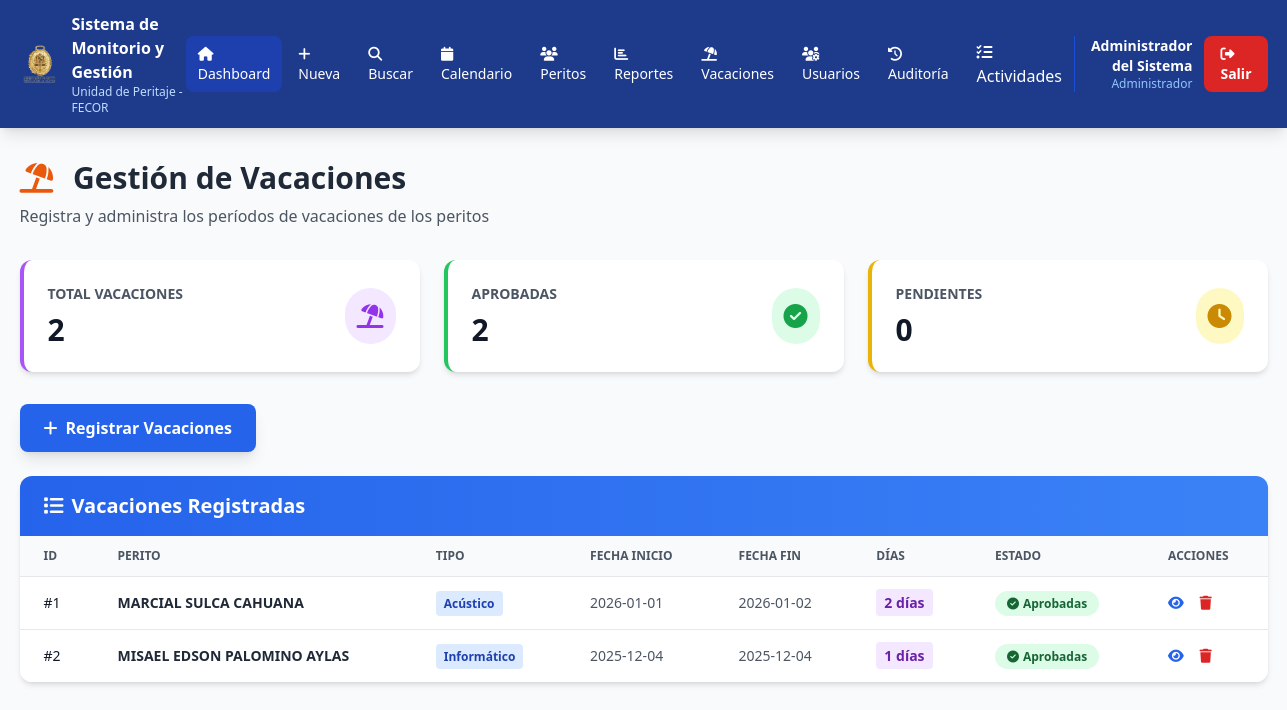
Page /vacaciones (signed in) on the earlier database version.
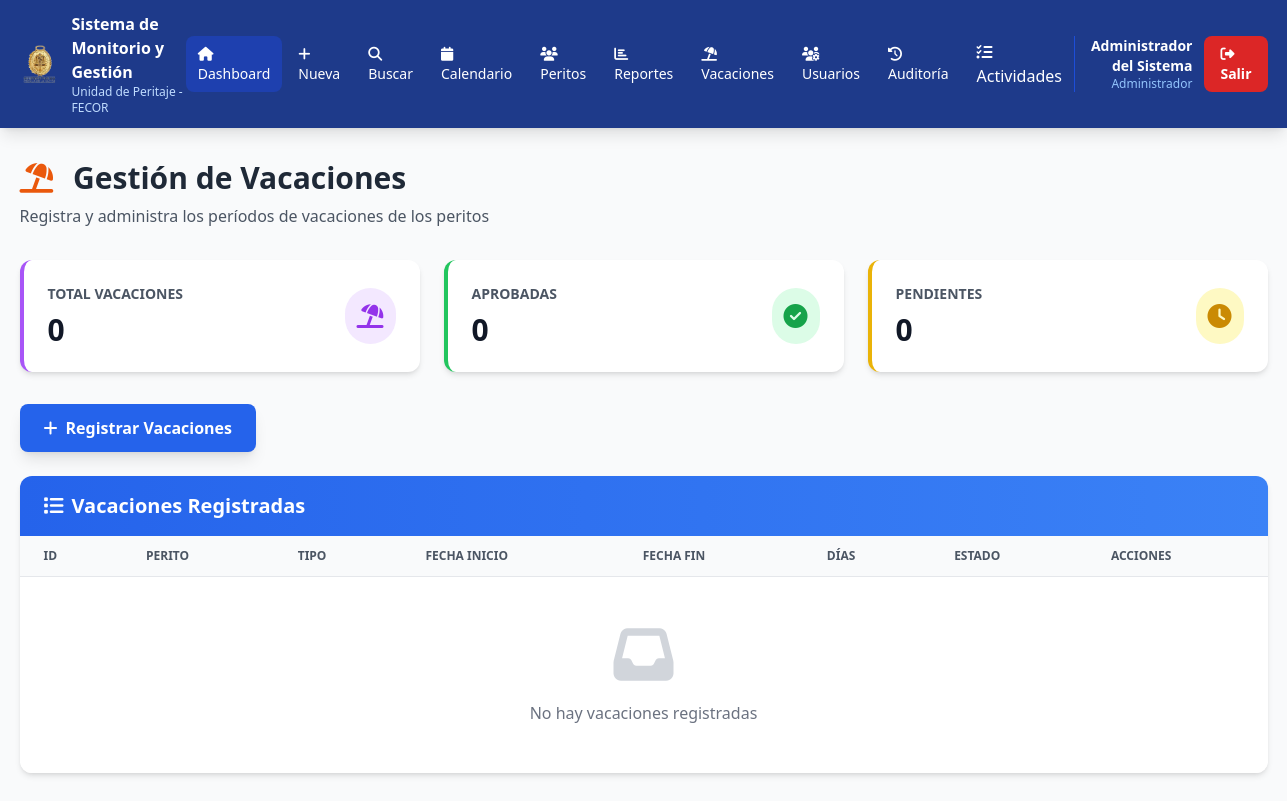
Same page on the later database version.
### tables this page shows
CREATE TABLE vacaciones (
            id INTEGER PRIMARY KEY AUTOINCREMENT,
            perito_id INTEGER NOT NULL,
            tipo_perito TEXT,
            fecha_inicio TEXT NOT NULL,
            fecha_fin TEXT NOT NULL,
            dias_totales INTEGER,
            tipo_vacaciones TEXT DEFAULT 'Programadas',
            estado TEXT DEFAULT 'Aprobadas',
            observaciones TEXT,
            archivos_adjuntos TEXT,
            fecha_registro TIMESTAMP DEFAULT CURRENT_TIMESTAMP,
            FOREIGN KEY (perito_id) REFERENCES peritos(id)
        );

CREATE TABLE peritos (
            id INTEGER PRIMARY KEY AUTOINCREMENT,
            nombre_completo TEXT NOT NULL,
            tipo TEXT NOT NULL,
            estado TEXT DEFAULT 'Activo',
            fecha_creacion TIMESTAMP DEFAULT CURRENT_TIMESTAMP
        );

### app.py (the view)
@app.route('/vacaciones')
@login_required  # ← AGREGAR
def vacaciones():
    conn = sqlite3.connect('database.db')
    conn.row_factory = sqlite3.Row
    cursor = conn.cursor()
    cursor.execute('''
        SELECT v.*, p.nombre_completo
        FROM vacaciones v
        LEFT JOIN peritos p ON v.perito_id = p.id
        ORDER BY v.fecha_inicio DESC
    ''')
    vacaciones_list = []
    for row in cursor.fetchall():
        vacaciones_list.append({
            'id': row['id'],
            'perito_id': row['perito_id'],
            'perito_nombre': row['nombre_completo'],
            'tipo_perito': row['tipo_perito'],
            'fecha_inicio': row['fecha_inicio'],
            'fecha_fin': row['fecha_fin'],
            'dias_totales': row['dias_totales'],
            'tipo_vacaciones': row['tipo_vacaciones'],
            'estado': row['estado'],
            'observaciones': row['observaciones'],
            'fecha_registro': row['fecha_registro']
        })
    cursor.execute('SELECT COUNT(*) FROM vacaciones')
    total_vacaciones = cursor.fetchone()[0]
    cursor.execute('SELECT COUNT(*) FROM vacaciones WHERE estado = "Aprobadas"')
    aprobadas = cursor.fetchone()[0]
    cursor.execute('SELECT COUNT(*) FROM vacaciones WHERE estado = "Pendientes"')
    pendientes = cursor.fetchone()[0]
    conn.close()
    return render_template('admin/vacaciones.html',
                         vacaciones=vacaciones_list,
                         total=total_vacaciones,
                         aprobadas=aprobadas,
                         pendientes=pendientes)

### app.py (called while the page is built)
def login_required(f):
    @wraps(f)
    def decorated_function(*args, **kwargs):
        if 'usuario_id' not in session:
            return redirect(url_for('login'))
        return f(*args, **kwargs)
    return decorated_function

### templates/admin/vacaciones.html (shortened to what this page needs)
<!DOCTYPE html>
<html lang="es">
<head>
    <script src="https://cdn.tailwindcss.com"></script>
    <link rel="stylesheet" href="https://cdnjs.cloudflare.com/ajax/libs/font-awesome/6.4.0/css/all.min.css">
</head>
<body class="bg-gray-50">
    <nav class="bg-blue-900 text-white shadow-lg">
        <div class="container mx-auto px-4">
            <div class="flex justify-between items-center py-3">
                <div class="flex items-center space-x-3">
                    <img src="{{ url_for('static', filename='imagenes/logompo.png') }}" alt="Logo" class="w-10 h-10 object-contain">
                    <div class="hidden md:block">
                        <h1 class="text-lx font-bold">Sistema de Monitorio y Gestión</h1>
                        <p class="text-xs text-blue-200">Unidad de Peritaje - FECOR</p>
                    </div>
                </div>
                <div class="flex items-center space-x-1">
                    <a href="/" class="px-3 py-2 bg-blue-800 rounded-lg hover:bg-blue-700 transition text-sm">
                        <i class="fas fa-home mr-1"></i>Dashboard
                    </a>
                    {% if session.rol == 'admin' %}
                    <a href="/nuevo" class="px-3 py-2 rounded-lg hover:bg-blue-800 transition text-sm">
                        <i class="fas fa-plus mr-1"></i>Nueva
                    </a>
                    {% endif %}
                    <a href="/buscar" class="px-3 py-2 rounded-lg hover:bg-blue-800 transition text-sm">
                        <i class="fas fa-search mr-1"></i>Buscar
                    </a>
                    <a href="/calendario" class="px-3 py-2 rounded-lg hover:bg-blue-800 transition text-sm">
                        <i class="fas fa-calendar mr-1"></i>Calendario
                    </a>
                    {% if session.rol == 'admin' %}
                    <a href="/peritos" class="px-3 py-2 rounded-lg hover:bg-blue-800 transition text-sm">
                        <i class="fas fa-users mr-1"></i>Peritos
                    </a>
                    <a href="/reportes" class="px-3 py-2 rounded-lg hover:bg-blue-800 transition text-sm">
                        <i class="fas fa-chart-bar mr-1"></i>Reportes
                    </a>
                    <a href="/vacaciones" class="px-3 py-2 rounded-lg hover:bg-blue-800 transition text-sm">
                        <i class="fas fa-umbrella-beach mr-1"></i>Vacaciones
                    </a>
                    <a href="/usuarios" class="px-3 py-2 rounded-lg hover:bg-blue-800 transition text-sm">
                        <i class="fas fa-users-cog mr-1"></i>Usuarios
                    </a>
                    <a href="/auditoria" class="px-3 py-2 rounded-lg hover:bg-blue-800 transition text-sm">
                        <i class="fas fa-history mr-1"></i>Auditoría
                    </a>
                    {% endif %}
                    {% if session.rol == 'admin' or session.rol == 'invitado' %}
                    <a href="/actividades-admin" class="px-3 py-2 rounded-lg hover:bg-blue-800">
                        <i class="fas fa-tasks mr-1"></i>Actividades
                    </a>
                    {% endif %}
                </div>
                <div class="flex items-center space-x-3 border-l border-blue-700 pl-4">
                    <div class="text-right hidden md:block">
                        <p class="text-sm font-semibold">{{ session.nombre_completo or session.usuario }}</p>
                        {% if tipo_perito %}
                        <p class="text-xs text-blue-300">Perito {{ tipo_perito }}</p>
                        {% elif session.rol == 'admin' %}
                        <p class="text-xs text-blue-300">Administrador</p>
                        {% endif %}
                    </div>
                    <a href="/logout" class="px-4 py-2 bg-red-600 rounded-lg hover:bg-red-700 transition text-sm font-semibold">
                        <i class="fas fa-sign-out-alt mr-1"></i>Salir
                    </a>
                </div>
            </div>
        </div>
    </nav>
    <div class="max-w-7xl mx-auto px-4 py-8">
        <div class="mb-8">
            <h2 class="text-3xl font-bold text-gray-800 mb-2">
                <i class="fas fa-umbrella-beach text-orange-600 mr-3"></i>
                Gestión de Vacaciones
            </h2>
            <p class="text-gray-600">Registra y administra los períodos de vacaciones de los peritos</p>
        </div>
        <div class="grid grid-cols-1 md:grid-cols-3 gap-6 mb-8">
            <div class="bg-white rounded-xl shadow-md p-6 border-l-4 border-purple-500">
                <div class="flex items-center justify-between">
                    <div>
                        <p class="text-sm font-semibold text-gray-600 uppercase">Total Vacaciones</p>
                        <p class="text-3xl font-bold text-gray-900 mt-2">{{ total }}</p>
                    </div>
                    <div class="bg-purple-100 rounded-full p-3">
                        <i class="fas fa-umbrella-beach text-purple-600 text-2xl"></i>
                    </div>
                </div>
            </div>
            <div class="bg-white rounded-xl shadow-md p-6 border-l-4 border-green-500">
                <div class="flex items-center justify-between">
                    <div>
                        <p class="text-sm font-semibold text-gray-600 uppercase">Aprobadas</p>
                        <p class="text-3xl font-bold text-gray-900 mt-2">{{ aprobadas }}</p>
                    </div>
                    <div class="bg-green-100 rounded-full p-3">
                        <i class="fas fa-check-circle text-green-600 text-2xl"></i>
                    </div>
                </div>
            </div>
            <div class="bg-white rounded-xl shadow-md p-6 border-l-4 border-yellow-500">
                <div class="flex items-center justify-between">
                    <div>
                        <p class="text-sm font-semibold text-gray-600 uppercase">Pendientes</p>
                        <p class="text-3xl font-bold text-gray-900 mt-2">{{ pendientes }}</p>
                    </div>
                    <div class="bg-yellow-100 rounded-full p-3">
                        <i class="fas fa-clock text-yellow-600 text-2xl"></i>
                    </div>
                </div>
            </div>
        </div>
        <div class="mb-6">
            <button onclick="mostrarFormularioNuevo()"
                    class="px-6 py-3 bg-blue-600 text-white font-semibold rounded-lg hover:bg-blue-700 transition shadow-lg">
                <i class="fas fa-plus mr-2"></i>Registrar Vacaciones
            </button>
        </div>
        <div class="bg-white rounded-xl shadow-md overflow-hidden">
            <div class="px-6 py-4 bg-gradient-to-r from-blue-600 to-blue-500">
                <h3 class="text-xl font-bold text-white">
                    <i class="fas fa-list mr-2"></i>Vacaciones Registradas
                </h3>
            </div>
            <div class="overflow-x-auto">
                <table class="min-w-full divide-y divide-gray-200">
                    <thead class="bg-gray-50">
                        <tr>
                            <th class="px-6 py-3 text-left text-xs font-semibold text-gray-600 uppercase">ID</th>
                            <th class="px-6 py-3 text-left text-xs font-semibold text-gray-600 uppercase">Perito</th>
                            <th class="px-6 py-3 text-left text-xs font-semibold text-gray-600 uppercase">Tipo</th>
                            <th class="px-6 py-3 text-left text-xs font-semibold text-gray-600 uppercase">Fecha Inicio</th>
                            <th class="px-6 py-3 text-left text-xs font-semibold text-gray-600 uppercase">Fecha Fin</th>
                            <th class="px-6 py-3 text-left text-xs font-semibold text-gray-600 uppercase">Días</th>
                            <th class="px-6 py-3 text-left text-xs font-semibold text-gray-600 uppercase">Estado</th>
                            <th class="px-6 py-3 text-left text-xs font-semibold text-gray-600 uppercase">Acciones</th>
                        </tr>
                    </thead>
                    <tbody class="bg-white divide-y divide-gray-200">
                        {% if vacaciones %}
                            {% for vac in vacaciones %}
                            <tr class="hover:bg-gray-50">
                                <td class="px-6 py-4 whitespace-nowrap text-sm font-medium text-gray-900">#{{ vac.id }}</td>
                                <td class="px-6 py-4 whitespace-nowrap text-sm text-gray-800 font-semibold">{{ vac.perito_nombre }}</td>
                                <td class="px-6 py-4 whitespace-nowrap text-sm">
                                    <span class="px-2 py-1 bg-blue-100 text-blue-800 rounded text-xs font-semibold">
                                        {{ vac.tipo_perito }}
                                    </span>
                                </td>
                                <td class="px-6 py-4 whitespace-nowrap text-sm text-gray-600">{{ vac.fecha_inicio }}</td>
                                <td class="px-6 py-4 whitespace-nowrap text-sm text-gray-600">{{ vac.fecha_fin }}</td>
                                <td class="px-6 py-4 whitespace-nowrap text-sm">
                                    <span class="px-2 py-1 bg-purple-100 text-purple-800 rounded font-bold">{{ vac.dias_totales }} días</span>
                                </td>
                                <td class="px-6 py-4 whitespace-nowrap text-sm">
                                    {% if vac.estado == 'Aprobadas' %}
                                    <span class="px-3 py-1 bg-green-100 text-green-800 rounded-full text-xs font-semibold">
                                        <i class="fas fa-check-circle mr-1"></i>Aprobadas
                                    </span>
                                    {% else %}
                                    <span class="px-3 py-1 bg-yellow-100 text-yellow-800 rounded-full text-xs font-semibold">
                                        <i class="fas fa-clock mr-1"></i>Pendientes
                                    </span>
                                    {% endif %}
                                </td>
                                <td class="px-6 py-4 whitespace-nowrap text-sm">
                                    <button onclick="verDetalleVacacion({{ vac.id }})"
                                            class="text-blue-600 hover:text-blue-800 mr-3"
                                            title="Ver detalle">
                                        <i class="fas fa-eye"></i>
                                    </button>
                                    <button onclick="eliminarVacacion({{ vac.id }})"
                                            class="text-red-600 hover:text-red-800"
                                            title="Eliminar">
                                        <i class="fas fa-trash"></i>
                                    </button>
                                </td>
                            </tr>
                            {% endfor %}
                        {% else %}
                            <tr>
                                <td colspan="8" class="px-6 py-12 text-center">
                                    <i class="fas fa-inbox text-6xl text-gray-300 mb-4"></i>
                                    <p class="text-gray-500">No hay vacaciones registradas</p>
                                </td>
                            </tr>
                        {% endif %}
                    </tbody>
                </table>
            </div>
        </div>
    </div>
</body>
</html>

Differences in the rows shown:
removed vacaciones: id "1", perito_nombre "MARCIAL SULCA CAHUANA", tipo_perito "Acústico", fecha_inicio "2026-01-01", fecha_fin "2026-01-02", dias_totales "2", estado "Aprobadas" (drawn)
removed vacaciones: id "2", perito_nombre "MISAEL EDSON PALOMINO AYLAS", tipo_perito "Informático", fecha_inicio "2025-12-04", fecha_fin "2025-12-04", dias_totales "1", estado "Aprobadas" (drawn)
Other differences:
{{ total }}: "2" → "0"
{{ aprobadas }}: "2" → "0"
text now shown: "No hay vacaciones registradas"
